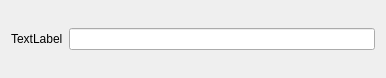
<?xml version="1.0" encoding="UTF-8"?>
<ui version="4.0">
 <class>TextItem</class>
 <widget class="QWidget" name="TextItem">
  <property name="geometry">
   <rect>
    <x>0</x>
    <y>0</y>
    <width>386</width>
    <height>78</height>
   </rect>
  </property>
  <property name="windowTitle">
   <string>Form</string>
  </property>
  <layout class="QGridLayout" name="gridLayout">
   <item row="0" column="0">
    <layout class="QHBoxLayout" name="horizontalLayout">
     <item>
      <widget class="QLabel" name="label">
       <property name="text">
        <string>TextLabel</string>
       </property>
      </widget>
     </item>
     <item>
      <widget class="QLineEdit" name="lineEdit"/>
     </item>
    </layout>
   </item>
  </layout>
 </widget>
 <resources/>
 <connections/>
</ui>
